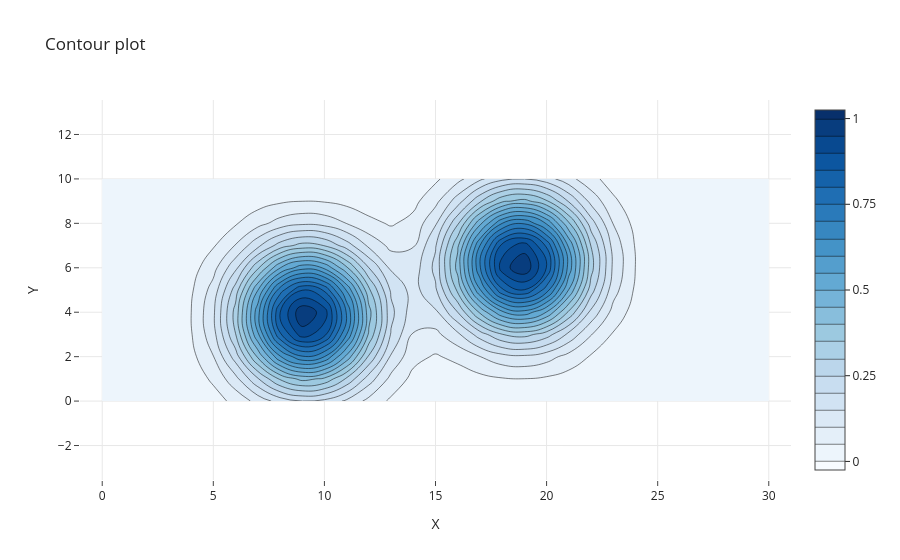

Here is the notebook cell this chart was saved with:
### Code cell
# Traceを作成
trace = go.Contour(
    x=xgrid,
    y=ygrid,
    z=pp,
    colorscale='Blues',
    line_smoothing=1.3,  # 滑らかさ（1.3）（0.から1.3の間で指定する）
    contours={
        'start': 0.,
        'end': 1.,
        'size': 0.05,
    }
)   # 等高線図

# Figureを作成
figure = go.Figure(trace, layout)

figure

### Figure 1 — Plotly figure (JSON) as saved in the notebook; plotly's stock layout.template omitted (floating-point values rounded to 4 significant figures; data arrays with more than 128 entries replaced by an {"elided": "..."} marker saying what was removed)
{"data": [{"colorscale": [[0, "rgb(247,251,255)"], [0.125, "rgb(222,235,247)"], [0.25, "rgb(198,219,239)"], [0.375, "rgb(158,202,225)"], [0.5, "rgb(107,174,214)"], [0.625, "rgb(66,146,198)"], [0.75, "rgb(33,113,181)"], [0.875, "rgb(8,81,156)"], [1, "rgb(8,48,107)"]], "contours": {"end": 1, "size": 0.05, "start": 0}, "line": {"smoothing": 1.3}, "type": "contour", "x": [0.0, 1.0, 2.0, 3.0, 4.0, 5.0, 6.0, 7.0, 8.0, 9.0, 10.0, 11.0, 12.0, 13.0, 14.0, 15.0, 16.0, 17.0, 18.0, 19.0, 20.0, 21.0, 22.0, 23.0, 24.0, 25.0, 26.0, 27.0, 28.0, 29.0, 30.0], "y": [0.0, 1.0, 2.0, 3.0, 4.0, 5.0, 6.0, 7.0, 8.0, 9.0, 10.0], "z": {"elided": "11x31 float values"}}], "layout": {"title": {"text": "Contour plot"}, "xaxis": {"constrain": "domain", "range": [-1, 31], "showgrid": true, "showline": false, "title": {"text": "X"}}, "yaxis": {"range": [-1, 11], "scaleanchor": "x", "scaleratio": 1, "title": {"text": "Y"}}}}
